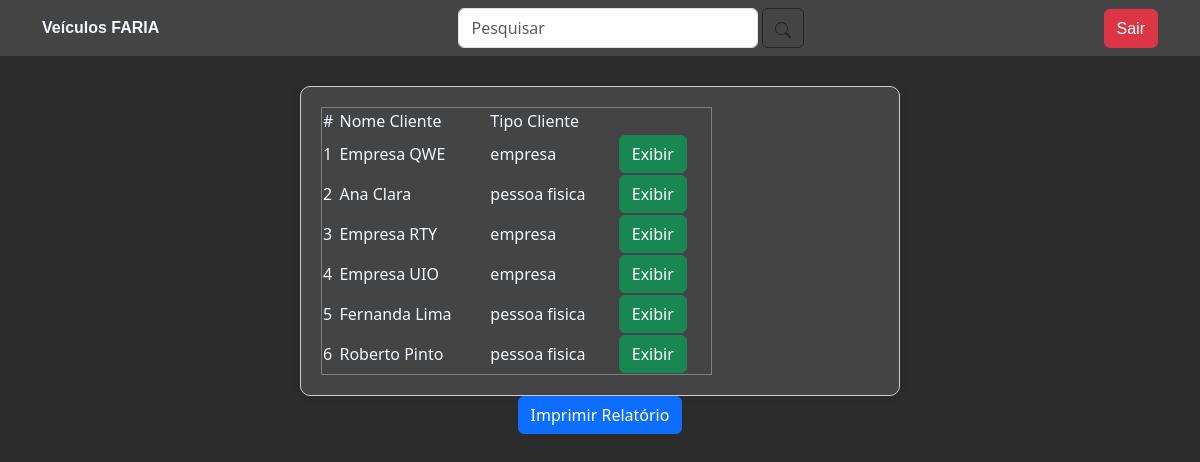
Screenshot of /sistema/clientes.php?origem=3 (signed in) with the database file from the repository.
### tables this page shows
CREATE TABLE `tb_cliente` (
  `id_cliente` int(11) NOT NULL AUTO_INCREMENT,
  `nome_cliente` varchar(45) NOT NULL,
  `tipo_cliente` enum('e','p') NOT NULL,
  PRIMARY KEY (`id_cliente`)
);

### sistema/operacoes.php (called while the page is built, shortened)
<?php
    function clientesCadastradasSemAluguel ($conexao){
        $sql = "SELECT c.id_cliente, c.nome_cliente, c.tipo_cliente
        FROM tb_cliente AS c, tb_aluguel AS a, tb_veiculo_aluguel AS va
        WHERE a.id_aluguel = va.tb_aluguel_id_aluguel
        AND km_final = 0
        AND c.id_cliente = a.tb_cliente_id_cliente";
        $stmt = mysqli_prepare($conexao, $sql);
        mysqli_stmt_execute($stmt);
        mysqli_stmt_bind_result($stmt, $id, $nomeCliente, $endereco);
        mysqli_stmt_store_result($stmt);
        $cliente = [];
        if (mysqli_stmt_num_rows($stmt) > 0) {
            while (mysqli_stmt_fetch($stmt)) {
                $cliente[] = [
                    "id" => $id,
                    "cliente" => $nomeCliente,
                    "tipo" => $endereco
                    ];
                }
            }
            return $cliente;
    }
?>

### sistema/clientes.php (the view, shortened to what this page needs)
<?php
    require_once 'operacoes.php';
    require_once 'conexao.php';
    $origem = $_GET['origem'];
?>
<!DOCTYPE html>
<html lang="en">
<head>
    <link href="https://cdn.jsdelivr.net/npm/bootstrap@5.3.3/dist/css/bootstrap.min.css" rel="stylesheet">
    <link rel="stylesheet" href="./css/style.css">
</head>
<body>
    <nav class="navbar">
        <div class="container" id="navbar">
          <a href="home.php" id="logo">Veículos FARIA</a>
          <form class="d-flex" action="busca.php" role="search">
            <input class="form-control me-1" type="search" placeholder="Pesquisar" aria-label="search" style="width: 300px;">
            <button class="btn btn-outline-dark" type="submit">
              <svg xmlns="http://www.w3.org/2000/svg" width="16" height="16" fill="currentColor" class="bi bi-search" viewBox="0 0 16 16">
                <path d="M11.742 10.344a6.5 6.5 0 1 0-1.397 1.398h-.001q.044.06.098.115l3.85 3.85a1 1 0 0 0 1.415-1.414l-3.85-3.85a1 1 0 0 0-.115-.1zM12 6.5a5.5 5.5 0 1 1-11 0 5.5 5.5 0 0 1 11 0"/>
              </svg>
            </button>
          </form>
          <button class="btn btn-danger" type="submit"><a href="limpar_sessions.php?origem=1" id="sair">Sair</a></button>
        </div>
    </nav>
        <div class="container-func">
        <table id="tabela">
        <?php
            if ($origem == 1) {
                $nome = $_GET['cliente'];
                $sql = "SELECT nome_cliente FROM tb_cliente WHERE nome_cliente LIKE %?%";
                $stmt = mysqli_prepare($conexao, $sql);
                mysqli_stmt_bind_param($stmt, "s", $nome);
                mysqli_stmt_execute($stmt);
            }
            elseif ($origem == 3) {
                echo " <table border='1'>
                        <tr>
                            <td>#</td>
                            <td>Nome Cliente</td>
                            <td>Tipo Cliente</td>
                        </tr>";
                $valor = 1;
                $cliente = clientesCadastradasSemAluguel($conexao);
                $unico = array_unique($cliente, SORT_REGULAR);
                foreach ($unico as $dados) {
                    $tipo_cliente = $dados["tipo"];
                    $nome_cliente = $dados["cliente"];
                    $id_cliente   = $dados["id"];
                    if ($tipo_cliente == "p"){ $cliente = "pessoa fisica";}
                    else {$cliente = "empresa";}
                    echo "<td>" . $valor . "</td>";
                    echo "<td>" . $dados["cliente"] ."</td>";
                    echo "<td>" . $cliente . "</td>";
                    echo "<td><a href='dados_individuais.php?id_cliente=$id_cliente&nome_cliente=$nome_cliente' class='btn btn-success'>Exibir</a></td>";
                    $valor++;
                }
            }
            else {
                echo "Realize sua busca!";
            }
        ?>
    </table>
    </div>
    <div id="impressao">
        <a href="relatorios.php?origem=3" class="btn btn-primary" id="impressao">Imprimir Relatório</a>
    </div>
</body>
</html>

### sistema/css/style.css (style rules this page uses)
body { background-color: #2c2c2c; }
a { text-decoration: none; color: rgb(0, 0, 0); font-family:Verdana, Geneva, Tahoma, sans-serif; }
nav { display: flex; justify-content: space-around; background-color: #444444; }
nav #logo { font-weight: bold; color: aliceblue; }
nav #sair { color: #ffffff; }
input { width: 100%; height: 40px; border-radius: 5px; border-style: none; background-color: aliceblue; }
.container-func { max-width: 600px; margin: 0 auto; margin-top: 30px; padding: 20px; border: 1px solid #ccc; border-radius: 10px; color: aliceblue; background-color: #444444; box-shadow: 0 0 10px rgba(0, 0, 0, 0.1); }
#impressao { display: flex; justify-content: space-evenly; }
table { width: 70%; }
#tabela { width: 100%; }

### rows the page displays
tb_cliente: nome_cliente "Empresa QWE", tipo_cliente "empresa"
tb_cliente: nome_cliente "Ana Clara", tipo_cliente "pessoa fisica"
tb_cliente: nome_cliente "Empresa RTY", tipo_cliente "empresa"
tb_cliente: nome_cliente "Empresa UIO", tipo_cliente "empresa"
tb_cliente: nome_cliente "Fernanda Lima", tipo_cliente "pessoa fisica"
tb_cliente: nome_cliente "Roberto Pinto", tipo_cliente "pessoa fisica"
